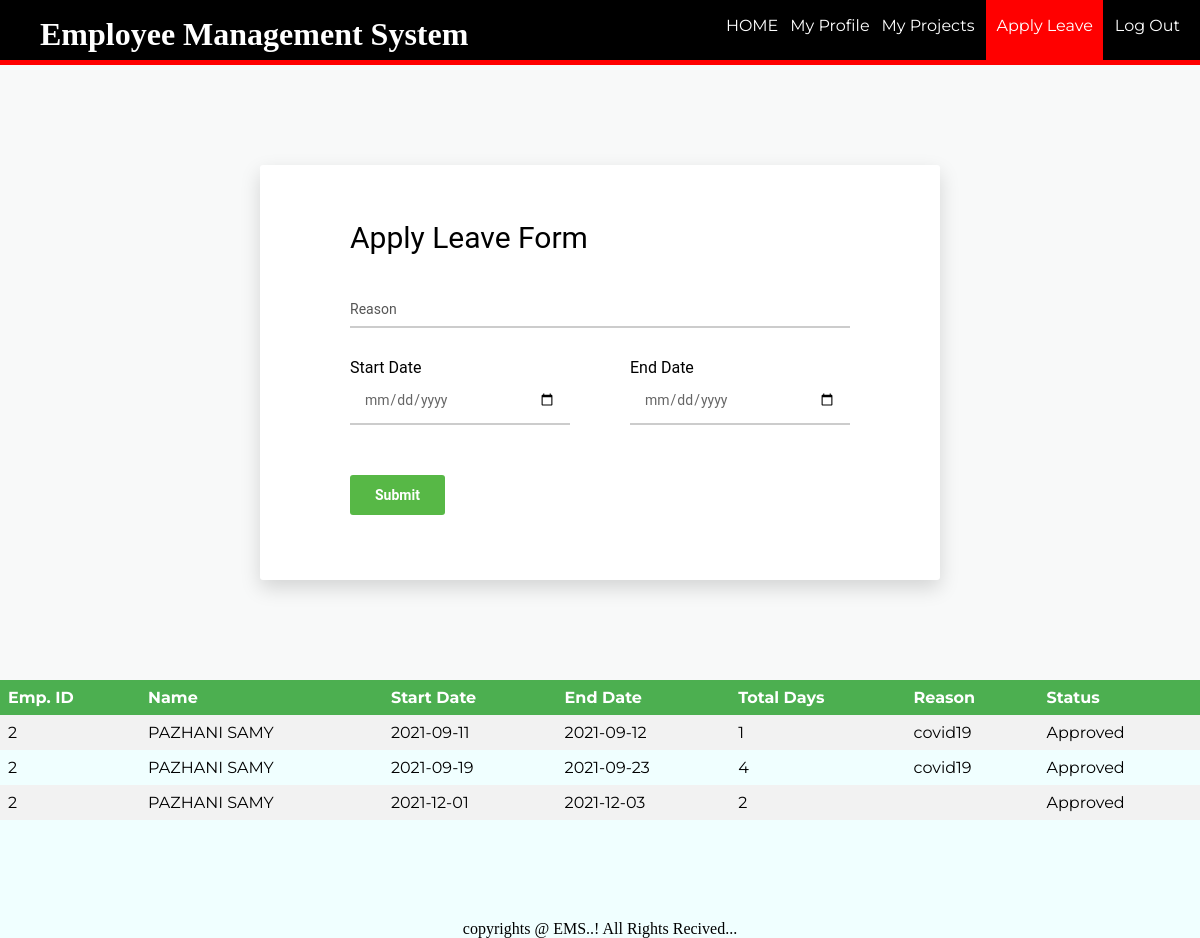
Page /applyleave.php?id=2 on the committed database.
### tables this page shows
CREATE TABLE `employee_leave` (
  `id` int(11) DEFAULT NULL,
  `token` int(11) NOT NULL,
  `start` date DEFAULT NULL,
  `end` date DEFAULT NULL,
  `reason` char(100) DEFAULT NULL,
  `status` char(50) DEFAULT NULL
);

CREATE TABLE `employee` (
  `id` int(11) NOT NULL,
  `firstName` varchar(100) NOT NULL,
  `lastName` varchar(100) NOT NULL,
  `email` varchar(100) NOT NULL,
  `password` text NOT NULL,
  `birthday` date NOT NULL,
  `gender` varchar(10) NOT NULL,
  `contact` varchar(20) NOT NULL,
  `nid` int(20) NOT NULL,
  `address` varchar(100) DEFAULT NULL,
  `dept` varchar(100) NOT NULL,
  `degree` varchar(100) NOT NULL,
  `pic` text NOT NULL
);

### applyleave.php (the view, shortened to what this page needs)
<?php
	$id = (isset($_GET['id']) ? $_GET['id'] : '');
	require_once ('process/dbh.php');
?>
<html>
<head>
	<link rel="stylesheet" type="text/css" href="styleapply.css">
</head>
<body bgcolor="#F0FFFF">
	<header>
		<nav>
			<h1 > <font face= "Times New Roman"> <b>Employee Management System</b></font></h1>
			<ul id="navli">
				<li><a class="homeblack" href="eloginwel.php?id=<?php echo $id?>">HOME</a></li>
				<li><a class="homeblack" href="myprofile.php?id=<?php echo $id?>">My Profile</a></li>
				<li><a class="homeblack" href="empproject.php?id=<?php echo $id?>">My Projects</a></li>
				<li><a class="homered" href="applyleave.php?id=<?php echo $id?>">Apply Leave</a></li>
				<li><a class="homeblack" href="elogin.php">Log Out</a></li>
			</ul>
		</nav>
	</header>
	<div class="divider"></div>
	<div class="page-wrapper bg-blue p-t-100 p-b-100 font-robo">
        <div class="wrapper wrapper--w680">
            <div class="card card-1">
                <div class="card-body">
                    <h2 class="title">Apply Leave Form</h2>
                    <form action="process/applyleaveprocess.php?id=<?php echo $id?>" method="POST">
                        <div class="input-group">
                            <input class="input--style-1" type="text" placeholder="Reason" name="reason">
                        </div>
                        <div class="row row-space">
                            <div class="col-2">
                            	<p>Start Date</p>
                                <div class="input-group">
                                    <input class="input--style-1" type="date" placeholder="start" name="start">
                                </div>
                            </div>
                            <div class="col-2">
                            	<p>End Date</p>
                                <div class="input-group">
                                    <input class="input--style-1" type="date" placeholder="end" name="end">
                                </div>
                            </div>
                        </div>
                        <div class="p-t-20">
                            <button class="btn btn--radius btn--green" type="submit">Submit</button>
                        </div>
                    </form>
                </div>
            </div>
        </div>
    </div>
	<table>
			<tr>
				<th align = "center">Emp. ID</th>
				<th align = "center">Name</th>
				<th align = "center">Start Date</th>
				<th align = "center">End Date</th>
				<th align = "center">Total Days</th>
				<th align = "center">Reason</th>
				<th align = "center">Status</th>
			</tr>
			<?php
				$sql = "Select employee.id, employee.firstName, employee.lastName, employee_leave.start, employee_leave.end, employee_leave.reason, employee_leave.status From employee, employee_leave Where employee.id = $id and employee_leave.id = $id order by employee_leave.token";
				$result = mysqli_query($conn, $sql);
				while ($employee = mysqli_fetch_assoc($result)) {
					$date1 = new DateTime($employee['start']);
					$date2 = new DateTime($employee['end']);
					$interval = $date1->diff($date2);
					echo "<tr>";
					echo "<td>".$employee['id']."</td>";
					echo "<td>".$employee['firstName']." ".$employee['lastName']."</td>";
					echo "<td>".$employee['start']."</td>";
					echo "<td>".$employee['end']."</td>";
					echo "<td>".$interval->days."</td>";
					echo "<td>".$employee['reason']."</td>";
					echo "<td>".$employee['status']."</td>";
				}
			?>
		</table>
    <center>
    <div>
        <h1><font size="3">
            copyrights @ EMS..! All Rights Recived...
            </font>
        </h1></div></center>
</body>
</html>

### styleapply.css (style rules this page uses)
body { margin: 0px; }
header { background: black; color: white; padding: 16px 20px 6px 40px; height: 60px; }
header h1 { display: inline; font-family: 'Lobster', cursive; font-weight: 400; font-size: 32px; float: left; margin-top: 0px; margin-right: 10px; }
nav ul { display: inline; padding: 0px; float: right; }
nav ul li { display: inline-block; list-style-type: none; color: white; float: left; margin-left: 12px; }
nav ul li a { color: white; text-decoration: none; }
#navli { font-family: 'Montserrat', sans-serif; }
.homered { background-color: red; padding: 30px 10px 25px 10px; }
.divider { background-color: red; height: 5px; }
.font-robo { font-family: "Roboto", "Arial", "Helvetica Neue", sans-serif; }
.row { display: -webkit-box; display: -webkit-flex; display: -moz-box; display: -ms-flexbox; display: flex; -webkit-flex-wrap: wrap; -ms-flex-wrap: wrap; flex-wrap: wrap; }
.row-space { -webkit-box-pack: justify; -webkit-justify-content: space-between; -moz-box-pack: justify; -ms-flex-pack: justify; justify-content: space-between; }
.col-2 { width: -webkit-calc((100% - 60px) / 2); width: -moz-calc((100% - 60px) / 2); width: calc((100% - 60px) / 2); }
html { -webkit-box-sizing: border-box; -moz-box-sizing: border-box; box-sizing: border-box; }
* { padding: 0; margin: 0; }
*, *:before, *:after { -webkit-box-sizing: inherit; -moz-box-sizing: inherit; box-sizing: inherit; }
h1, h2, h3, h4, h5, h6, blockquote, p, pre, dl, dd, ol, ul, figure, hr, fieldset, legend { margin: 0; padding: 0; }
table { border-collapse: collapse; border-spacing: 0; }
button { outline: none; background: none; border: none; }
.page-wrapper { min-height: 100; }
h1, h2, h3, h4, h5, h6 { font-weight: 400; }
h1 { font-size: 36px; }
h2 { font-size: 30px; }
.bg-blue { background: #F8F9F9; }
.p-t-100 { padding-top: 100px; }
.p-t-20 { padding-top: 20px; }
.p-b-100 { padding-bottom: 100px; }
.wrapper { margin: 0 auto; }
.wrapper--w680 { max-width: 680px; }
.btn { line-height: 40px; display: inline-block; padding: 0 25px; cursor: pointer; font-family: "Roboto", "Arial", "Helvetica Neue", sans-serif; color: #fff; -webkit-transition: all 0.4s ease; -o-transition: all 0.4s ease; -moz-transition: all 0.4s ease; transition: all 0.4s ease; font-size: 14px; font-weight: 700; }
.btn--radius { -webkit-border-radius: 3px; -moz-border-radius: 3px; border-radius: 3px; }
.btn--green { background: #57b846; }
input[type="date" i] { padding: 14px; }
input { outline: none; margin: 0; border: none; -webkit-box-shadow: none; -moz-box-shadow: none; box-shadow: none; width: 100%; font-size: 14px; font-family: inherit; }
.input-group { position: relative; margin-bottom: 30px; border-bottom: 2px solid #ccc; }
.input--style-1 { padding: 9px 0; color: #666; }
.title { margin-bottom: 37px; }
.card { overflow: hidden; -webkit-border-radius: 3px; -moz-border-radius: 3px; border-radius: 3px; background: #fff; }
.card-1 { -webkit-box-shadow: 0px 8px 20px 0px rgba(0, 0, 0, 0.15); -moz-box-shadow: 0px 8px 20px 0px rgba(0, 0, 0, 0.15); box-shadow: 0px 8px 20px 0px rgba(0, 0, 0, 0.15); }
.card-1 .card-body { padding: 0 90px; padding-top: 55px; padding-bottom: 65px; }
table { margin: 0px; margin-bottom: 100px; border-collapse: collapse; width: 100%; font-family: 'Montserrat', sans-serif; }
th, td { text-align: left; padding: 8px; }
tr:nth-child(even) { background-color: #f2f2f2 }
th { background-color: #4CAF50; color: white; }

### rows in the picture
employee_leave: id "2", id.firstName "PAZHANI", id.lastName "SAMY", start "2021-09-11", end "2021-09-12", start+end "1", reason "covid19", status "Approved"
employee_leave: id "2", id.firstName "PAZHANI", id.lastName "SAMY", start "2021-09-19", end "2021-09-23", start+end "4", reason "covid19", status "Approved"
employee_leave: id "2", id.firstName "PAZHANI", id.lastName "SAMY", start "2021-12-01", end "2021-12-03", start+end "2", status "Approved"
